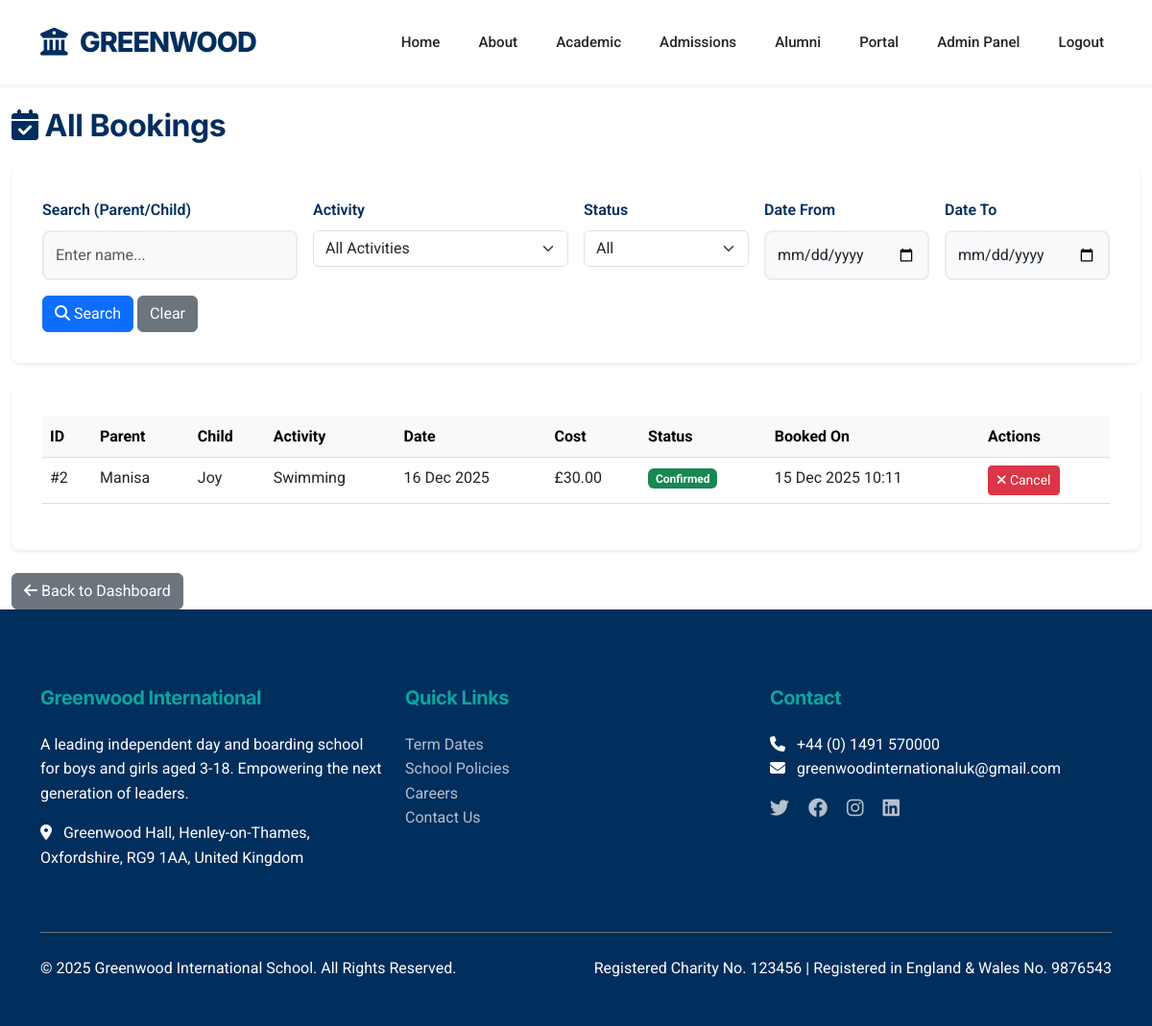
Before: /admin/bookings (signed in) with the older database file.
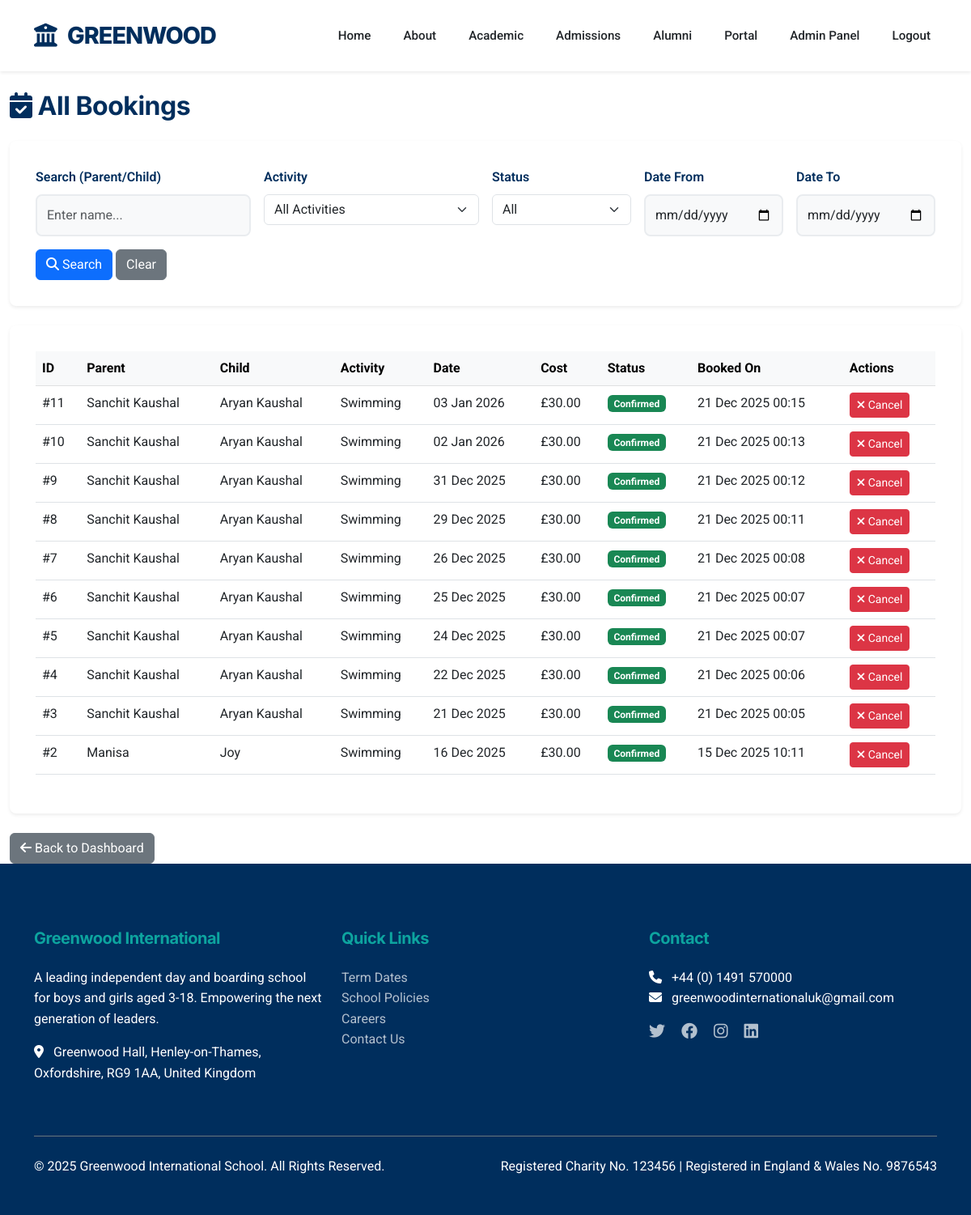
After: the same page with the newer database file.
### app.py (models this page shows, shortened)
class Booking(db.Model):
    id = db.Column(db.Integer, primary_key=True)
    parent_id = db.Column(db.Integer, db.ForeignKey('parent.id'), nullable=False)
    child_id = db.Column(db.Integer, db.ForeignKey('child.id'), nullable=False)
    activity_id = db.Column(db.Integer, db.ForeignKey('activity.id'), nullable=False)
    booking_date = db.Column(db.Date, nullable=False)
    status = db.Column(db.String(20), default='confirmed') # confirmed, cancelled
    cost = db.Column(db.Float, nullable=False)
    created_at = db.Column(db.DateTime, default=datetime.utcnow)
    __table_args__ = (db.UniqueConstraint('child_id', 'booking_date', name='unique_booking_per_day'),)

class Parent(db.Model):
    id = db.Column(db.Integer, primary_key=True)
    email = db.Column(db.String(120), unique=True, nullable=False)
    password = db.Column(db.String(200), nullable=False)
    full_name = db.Column(db.String(120), nullable=False)
    phone = db.Column(db.String(20))
    created_at = db.Column(db.DateTime, default=datetime.utcnow)
    bookings = db.relationship('Booking', backref='parent', lazy=True, cascade='all, delete-orphan')
    children = db.relationship('Child', backref='parent', lazy=True, cascade='all, delete-orphan')
    waitlists = db.relationship('Waitlist', backref='parent', lazy=True, cascade='all, delete-orphan')

class Child(db.Model):
    id = db.Column(db.Integer, primary_key=True)
    parent_id = db.Column(db.Integer, db.ForeignKey('parent.id'), nullable=False)
    name = db.Column(db.String(120), nullable=False)
    age = db.Column(db.Integer)
    grade = db.Column(db.String(20))
    created_at = db.Column(db.DateTime, default=datetime.utcnow)
    bookings = db.relationship('Booking', backref='child', lazy=True, cascade='all, delete-orphan')
    attendance_records = db.relationship('Attendance', backref='child', lazy=True, cascade='all, delete-orphan')

class Activity(db.Model):
    id = db.Column(db.Integer, primary_key=True)
    tutor_id = db.Column(db.Integer, db.ForeignKey('tutor.id'), nullable=True)
    name = db.Column(db.String(120), nullable=False)
    description = db.Column(db.Text)
    price = db.Column(db.Float, nullable=False)
    max_capacity = db.Column(db.Integer, default=20)
    day_of_week = db.Column(db.String(20), nullable=False)
    start_time = db.Column(db.String(10), nullable=False)
    end_time = db.Column(db.String(10), nullable=False)
    created_at = db.Column(db.DateTime, default=datetime.utcnow)
    tutor = db.relationship('Tutor', backref='activities', lazy=True)
    bookings = db.relationship('Booking', backref='activity', lazy=True, cascade='all, delete-orphan')
    waitlists = db.relationship('Waitlist', backref='activity', lazy=True, cascade='all, delete-orphan')

### app.py (the view, shortened to what this page needs)
@app.route('/admin/bookings')
@admin_required
def admin_bookings():
    search = request.args.get('search', '')
    activity_filter = request.args.get('activity', '')
    status_filter = request.args.get('status', '')
    date_from = request.args.get('date_from', '')
    date_to = request.args.get('date_to', '')
    query = Booking.query
    if activity_filter:
        query = query.filter_by(activity_id=activity_filter)
    if status_filter:
        query = query.filter_by(status=status_filter)
    if date_from:
        try:
            from_date = datetime.strptime(date_from, '%Y-%m-%d').date()
            query = query.filter(Booking.booking_date >= from_date)
        except ValueError:
            pass
    if date_to:
        try:
            to_date = datetime.strptime(date_to, '%Y-%m-%d').date()
            query = query.filter(Booking.booking_date <= to_date)
        except ValueError:
            pass
    page = request.args.get('page', 1, type=int)
    per_page = 20
    bookings_paginated = query.order_by(Booking.created_at.desc()).paginate(
        page=page, per_page=per_page, error_out=False
    )
    activities = Activity.query.all()
    return render_template('admin/bookings.html',
                           bookings=bookings_paginated.items,
                           pagination=bookings_paginated,
                           activities=activities,
                           search=search,
                           activity_filter=activity_filter,
                           status_filter=status_filter)

### app.py (called while the page is built)
def create_app(config_name='default'):
    app = Flask(__name__)
    app.config.from_object(config[config_name])
    db.init_app(app)
    mail.init_app(app)
    csrf.init_app(app)
    app.config['TEMPLATES_AUTO_RELOAD'] = True
    @app.context_processor
    def inject_now():
        return {'now': datetime.utcnow()}
    return app

def admin_required(f):
    @wraps(f)
    def decorated_function(*args, **kwargs):
        if 'admin_id' not in session:
            return redirect(url_for('admin_login', next=request.url))
        return f(*args, **kwargs)
    return decorated_function

### templates/admin/bookings.html (shortened to what the changed rows need)
{% extends 'base.html' %}
{% block content %}
<div class="container-fluid mt-4">
    <h2 class="mb-4"><i class="fas fa-calendar-check"></i> All Bookings</h2>
    <div class="card shadow-sm">
        <div class="card-body">
            <div class="table-responsive">
                <table class="table table-hover">
                    <thead class="table-light">
                        <tr>
                            <th>ID</th>
                            <th>Parent</th>
                            <th>Child</th>
                            <th>Activity</th>
                            <th>Date</th>
                            <th>Cost</th>
                            <th>Status</th>
                            <th>Booked On</th>
                            <th>Actions</th>
                        </tr>
                    </thead>
                    <tbody>
                        {% for booking in bookings %}
                        <tr>
                            <td>#{{ booking.id }}</td>
                            <td>{{ booking.parent.full_name }}</td>
                            <td>{{ booking.child.name }}</td>
                            <td>{{ booking.activity.name }}</td>
                            <td>{{ booking.booking_date.strftime('%d %b %Y') }}</td>
                            <td>£{{ "%.2f"|format(booking.cost) }}</td>
                            <td>
                                {% if booking.status == 'confirmed' %}
                                <span class="badge bg-success">Confirmed</span>
                                {% else %}
                                <span class="badge bg-secondary">{{ booking.status }}</span>
                                {% endif %}
                            </td>
                            <td>{{ booking.created_at.strftime('%d %b %Y %H:%M') }}</td>
                            <td>
                                {% if booking.status == 'confirmed' %}
                                <form method="POST"
                                    action="{{ url_for('admin_cancel_booking', booking_id=booking.id) }}"
                                    style="display:inline;">
                                    <button type="submit" class="btn btn-sm btn-danger"
                                        onclick="return confirm('Cancel this booking?')">
                                        <i class="fas fa-times"></i> Cancel
                                    </button>
                                </form>
                                {% else %}
                                <span class="text-muted">-</span>
                                {% endif %}
                            </td>
                        </tr>
                        {% else %}
                        <tr>
                            <td colspan="9" class="text-center text-muted">No bookings found</td>
                        </tr>
                        {% endfor %}
                    </tbody>
                </table>
            </div>
        </div>
    </div>
</div>
{% endblock %}

Changed rows visible on the page:
added Booking: id "11", parent.full_name "Sanchit Kaushal", child.name "Aryan Kaushal", activity.name "Swimming", booking_date "03 Jan 2026", cost "30.00", status "Confirmed", created_at "21 Dec 2025 00:15"
added Booking: id "10", parent.full_name "Sanchit Kaushal", child.name "Aryan Kaushal", activity.name "Swimming", booking_date "02 Jan 2026", cost "30.00", status "Confirmed", created_at "21 Dec 2025 00:13"
added Booking: id "9", parent.full_name "Sanchit Kaushal", child.name "Aryan Kaushal", activity.name "Swimming", booking_date "31 Dec 2025", cost "30.00", status "Confirmed", created_at "21 Dec 2025 00:12"
added Booking: id "8", parent.full_name "Sanchit Kaushal", child.name "Aryan Kaushal", activity.name "Swimming", booking_date "29 Dec 2025", cost "30.00", status "Confirmed", created_at "21 Dec 2025 00:11"
added Booking: id "7", parent.full_name "Sanchit Kaushal", child.name "Aryan Kaushal", activity.name "Swimming", booking_date "26 Dec 2025", cost "30.00", status "Confirmed", created_at "21 Dec 2025 00:08"
added Booking: id "6", parent.full_name "Sanchit Kaushal", child.name "Aryan Kaushal", activity.name "Swimming", booking_date "25 Dec 2025", cost "30.00", status "Confirmed", created_at "21 Dec 2025 00:07"
added Booking: id "5", parent.full_name "Sanchit Kaushal", child.name "Aryan Kaushal", activity.name "Swimming", booking_date "24 Dec 2025", cost "30.00", status "Confirmed", created_at "21 Dec 2025 00:07"
added Booking: id "4", parent.full_name "Sanchit Kaushal", child.name "Aryan Kaushal", activity.name "Swimming", booking_date "22 Dec 2025", cost "30.00", status "Confirmed", created_at "21 Dec 2025 00:06"
added Booking: id "3", parent.full_name "Sanchit Kaushal", child.name "Aryan Kaushal", activity.name "Swimming", booking_date "21 Dec 2025", cost "30.00", status "Confirmed", created_at "21 Dec 2025 00:05"
